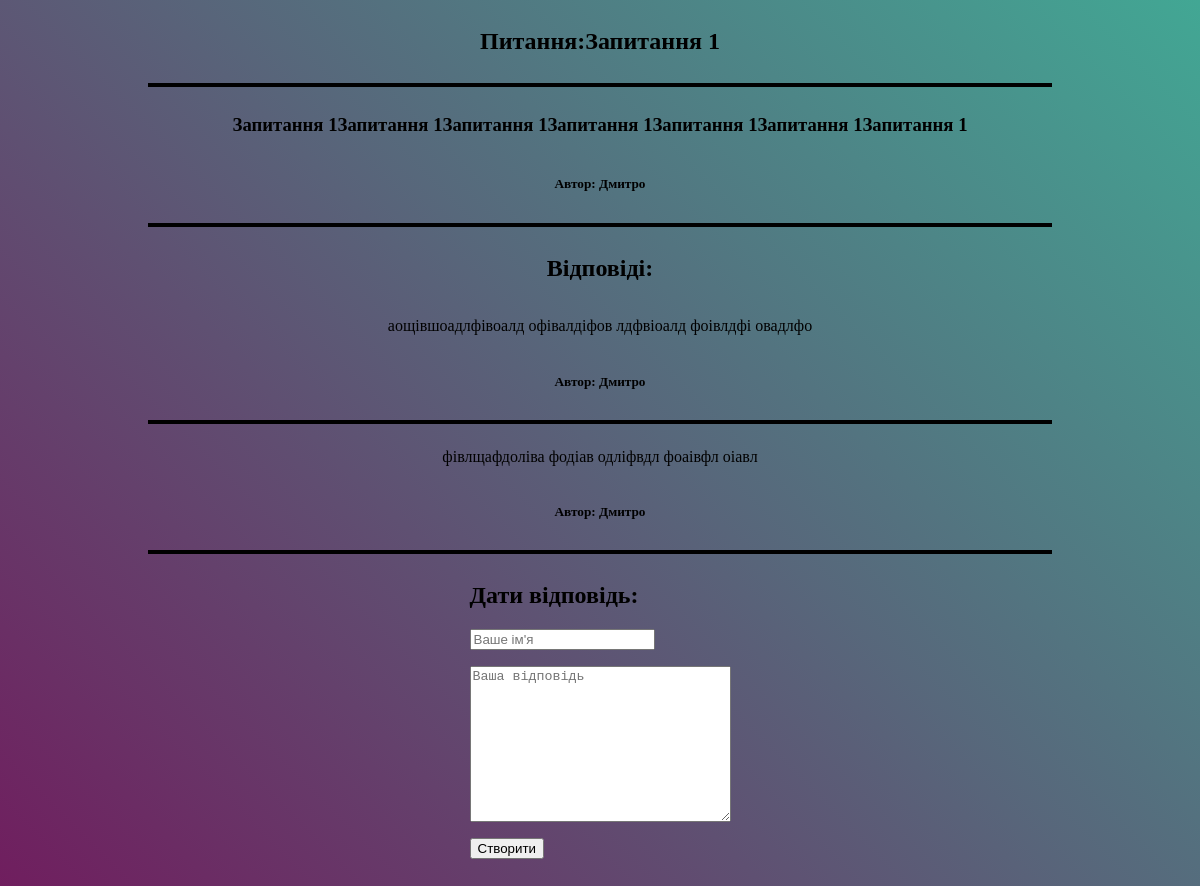
Screenshot of /question/1 with the database file from the repository.
### forum/models.py (models this page shows)
class Question(models.Model):
    title = models.CharField(max_length=255)
    author = models.CharField(max_length=255)
    text = models.TextField()

class Answer(models.Model):
    author = models.CharField(max_length=255)
    text = models.TextField()
    question = models.ForeignKey(Question, on_delete=models.CASCADE)

### forum/views.py (the view)
# urls.py: path('question/<question_pk>', show_question),
def show_question(request, question_pk):
    question = get_object_or_404(Question, pk=question_pk)
    if request.method == 'POST':
        author = request.POST.get('author')
        text = request.POST.get('text')
        Answer.objects.create(author=author, text=text, question_id = question_pk)
    answers = Answer.objects.filter(question_id = question_pk)
    return render(request, 'question.html', context = {'question': question, 'answers': answers})

### forum/templates/question.html (shortened to what this page needs)
<html lang="en">
  <head>
    {% load static %}
    <link rel="stylesheet" href="{% static 'css/style.css' %}">
  </head>
  <body>
    <div class = 'question'>
    <h2>Питання:{{ question.title }}</h2>
    <hr>
    <h3>{{ question.text }}</h3>
    <h5>Автор: {{ question.author }}</h5>
  <hr>
    <h2>Відповіді:</h2>
    {% for answer in answers %}
    <p>{{ answer.text }}</p>
    <h5>Автор: {{ answer.author }}</h5>
    <hr>
    {% endfor %}
    <form action="" method="POST">
        <h2>Дати відповідь:</h2>
        <p>
          <input type="text" name="author" placeholder="Ваше ім'я" required />
        </p>
        <p>
          <textarea
            name="text"
            id=""
            cols="30"
            rows="10"
            placeholder="Ваша відповідь"
          ></textarea>
        </p>
        <p><input type="submit" value="Створити" /></p>
      </form>
  </div>
  </body>
</html>

### forum/static/css/style.css (style rules this page uses)
.question { display: grid; place-items: center; }
hr { border: 2px solid black; width: 900px; }
body { font-family: Georgia, serif; background-image: linear-gradient( 45deg, rgb(112, 29, 94), rgb(66, 167, 148) ); }

### rows the page displays
Question: title "Запитання 1", text "Запитання 1Запитання 1Запитання 1Запитання 1Запитання 1Запитання 1Запитання 1", author "Дмитро"
Answer: text "аощівшоадлфівоалд офівалдіфов лдфвіоалд фоівлдфі овадлфо", author "Дмитро"
Answer: text "фівлщафдоліва фодіав одліфвдл фоаівфл оіавл", author "Дмитро"
